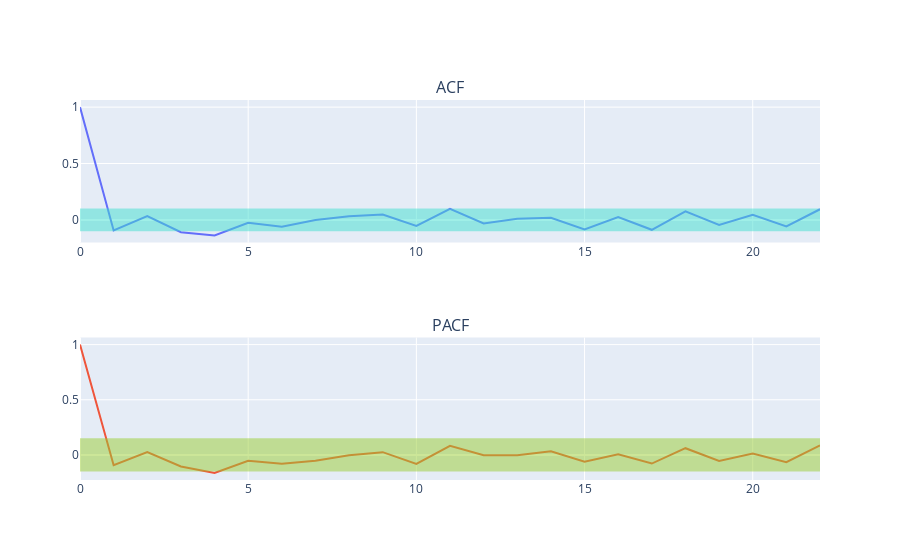

Notebook source saved alongside this figure:
### Markdown cell above
## AR

### Code cell
from sklearn.metrics import mean_squared_error


def compute_pacf_acf(input, acf_bound, pacf_bound, nlags):
    acf_r = acf(input, nlags=nlags)
    pacf_r = pacf(input, nlags=nlags)

    fig = make_subplots(rows=2, cols=1, subplot_titles=("ACF", "PACF"))

    fig.add_trace(go.Scatter(x=np.arange(nlags + 1), y=acf_r, showlegend = False),row=1, col=1)

    fig.add_trace(go.Scatter(x=np.arange(nlags + 1), y=pacf_r,showlegend = False),row=2, col=1)
    fig.add_hrect(
        y0=-acf_bound,
        y1=acf_bound,
        line_width=0,
        fillcolor="turquoise",
        opacity=0.5,
        row=1,
        col=1,
    )
    fig.add_hrect(
        y0= -pacf_bound,
        y1=pacf_bound,
        line_width=0,
        fillcolor="yellowgreen",
        opacity=0.5,
        row=2,
        col=1,
    )

    fig.show()

    print("ACF Important lags: ", np.where(np.abs(acf_r) > acf_bound)[0])
    print("PACF Important lags: ", np.where(np.abs(pacf_r) > pacf_bound)[0])


compute_pacf_acf(ar_ts, 0.1, 0.15, 22)

### Figure 1 — Plotly figure (JSON) as saved in the notebook; plotly's stock layout.template omitted (floating-point values rounded to 4 significant figures)
{"data": [{"showlegend": false, "type": "scatter", "x": [0, 1, 2, 3, 4, 5, 6, 7, 8, 9, 10, 11, 12, 13, 14, 15, 16, 17, 18, 19, 20, 21, 22], "xaxis": "x", "y": [1, -0.09389, 0.03409, -0.1087, -0.1373, -0.0257, -0.06118, -0.0003856, 0.03303, 0.04717, -0.05405, 0.09839, -0.03209, 0.009475, 0.01882, -0.08425, 0.02591, -0.08765, 0.07669, -0.04459, 0.04589, -0.05749, 0.09431], "yaxis": "y"}, {"showlegend": false, "type": "scatter", "x": [0, 1, 2, 3, 4, 5, 6, 7, 8, 9, 10, 11, 12, 13, 14, 15, 16, 17, 18, 19, 20, 21, 22], "xaxis": "x2", "y": [1, -0.09426, 0.02571, -0.1055, -0.1631, -0.05272, -0.08021, -0.05265, -0.003152, 0.02465, -0.08253, 0.08256, -0.003224, -0.002965, 0.03343, -0.06167, 0.006095, -0.07868, 0.06061, -0.05529, 0.01194, -0.06599, 0.08624], "yaxis": "y2"}], "layout": {"annotations": [{"font": {"size": 16}, "showarrow": false, "text": "ACF", "x": 0.5, "xanchor": "center", "xref": "paper", "y": 1, "yanchor": "bottom", "yref": "paper"}, {"font": {"size": 16}, "showarrow": false, "text": "PACF", "x": 0.5, "xanchor": "center", "xref": "paper", "y": 0.375, "yanchor": "bottom", "yref": "paper"}], "shapes": [{"fillcolor": "turquoise", "line": {"width": 0}, "opacity": 0.5, "type": "rect", "x0": 0, "x1": 1, "xref": "x domain", "y0": -0.1, "y1": 0.1, "yref": "y"}, {"fillcolor": "yellowgreen", "line": {"width": 0}, "opacity": 0.5, "type": "rect", "x0": 0, "x1": 1, "xref": "x2 domain", "y0": -0.15, "y1": 0.15, "yref": "y2"}], "xaxis": {"anchor": "y", "domain": [0, 1]}, "xaxis2": {"anchor": "y2", "domain": [0, 1]}, "yaxis": {"anchor": "x", "domain": [0.625, 1]}, "yaxis2": {"anchor": "x2", "domain": [0, 0.375]}}}
